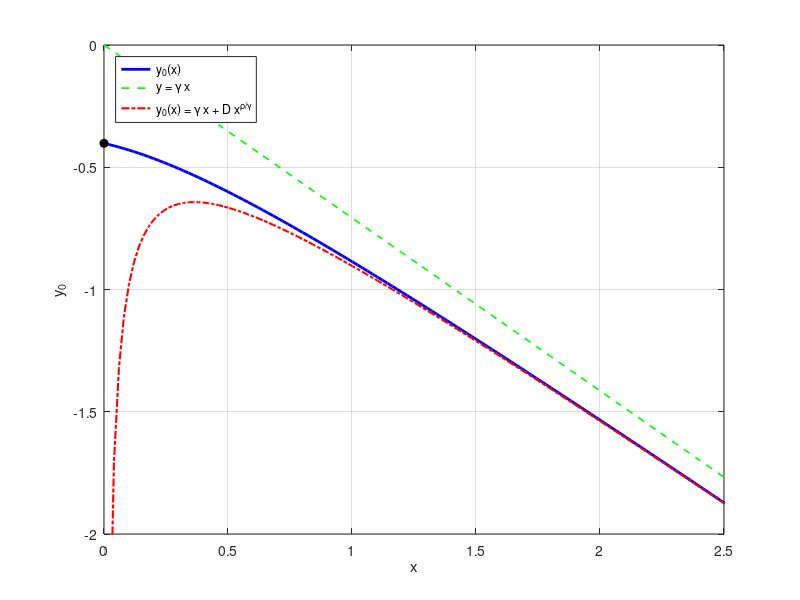

This chart was generated by the following MATLAB code:
a = 0.25;
c_star = sqrt(2) * (0.5 - a);
gamma_val = -1 / sqrt(2); % gamma < 0
rho = 1 / (sqrt(2) * (2*a + 1)); % rho > 0
epsilon = 1e-8;
c = c_star - epsilon;

% gamma function based D/E
D = -gamma(2*a + 1) * gamma(3 - 2*a) / gamma(4);
E = D;

% p, xi, y0(0), kappa
p = 1 / (2*a + 1);
xi = (- gamma_val + rho)^rho * (-D)^(-gamma_val);
y0_0 = -xi^(1 / (rho - gamma_val));

implicit_fun = @(y0, x) abs(y0 - rho*x)^rho * abs(y0 - gamma_val*x)^(-gamma_val) - xi;

x_vals = linspace(0, 10, 500);
y_vals = NaN(size(x_vals));
y_vals(1) = y0_0;

for i = 2:length(x_vals)
    x = x_vals(i);
    y_prev = y_vals(i-1);

    fun = @(y0) implicit_fun(y0, x);

    if isnan(y_prev)
        y_guess = gamma_val * x - 0.01;
        try
            y_vals(i) = fzero(fun, y_guess);
        catch
            y_vals(i) = NaN;
        end
    else
        try
            y_low = y_prev - 0.1;
            y_high = y_prev + 0.1;
            y_vals(i) = fzero(fun, [y_low, y_high]);
        catch
            y_vals(i) = NaN;
        end
    end
end

figure;
plot(x_vals, y_vals, 'b-', 'LineWidth', 2); hold on;
plot(x_vals, gamma_val * x_vals, 'g--', 'LineWidth', 1.2); % y = gamma x
plot(0, y0_0, 'ko', 'MarkerFaceColor', 'k', 'HandleVisibility','off');

xlabel('x');
ylabel('y_0');
legend('y_0(x)', 'y = \gamma x', 'y_0(0)', 'Location', 'northwest');
xlim([0, 2.5]);
ylim([-2, 0]);
grid on;

% y0(x) = gamma*x + D*x^(rho/gamma)
y_extra = gamma_val * x_vals + D * x_vals.^(rho / gamma_val);

plot(x_vals, y_extra, 'r-.', 'LineWidth', 1.5);

legend('y_0(x)', 'y = \gamma x', 'y_0(x) = \gamma x + D x^{\rho/\gamma}', ...
       'Location', 'northwest');

